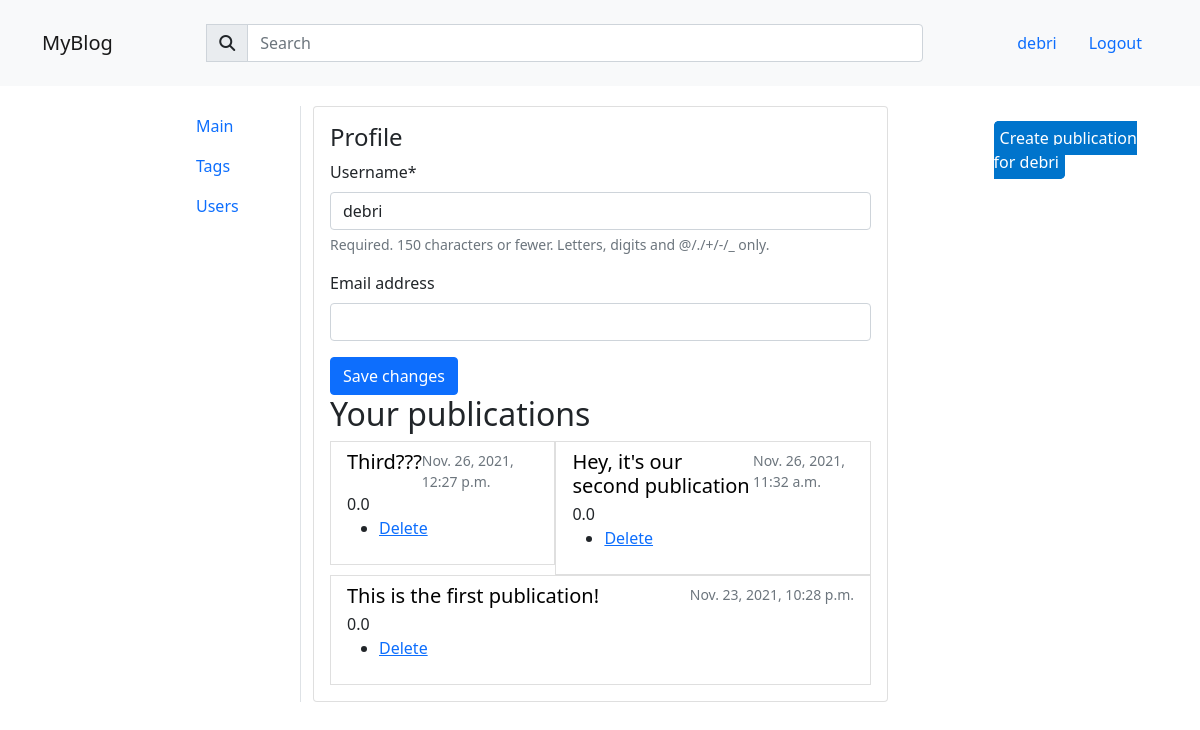
The page /account_default/admin_profile_access/1 (signed in) on the database as committed earlier.
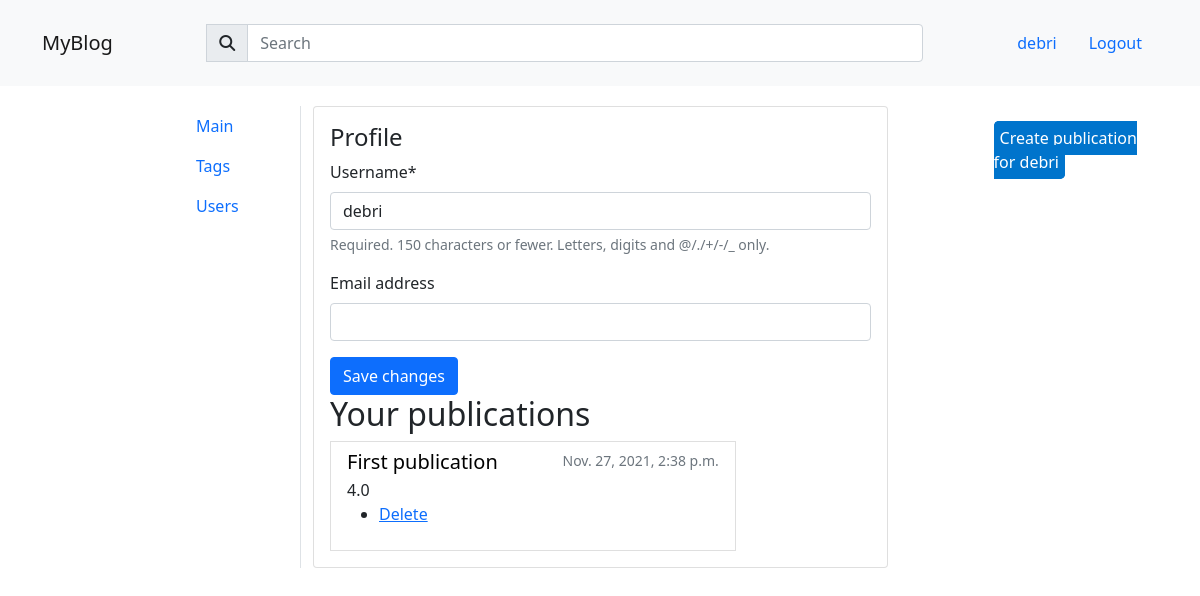
The same page on the database as committed later.
### home/models.py (models this page shows, shortened)
class Publication(models.Model):
    title = models.CharField(max_length=256)
    group = models.ForeignKey(Group, on_delete=models.PROTECT)
    content = RichTextField(null=True, blank=True,)
    author = models.ForeignKey(User, on_delete=models.PROTECT, default='creator', related_name='my_publications')
    slug = models.SlugField(max_length=150, unique=True)
    published = models.DateTimeField(auto_now_add=True, db_index=True)
    rating = models.FloatField(default=0)
    tags = models.ManyToManyField(Tag, blank=True, related_name='publications')
    liked = models.IntegerField(default=0)
    class Meta:
        ordering = ['-published']

### account_default/views.py (the view)
# urls.py: path('admin_profile_access/<int:uid>', admin_profile_access, name='admin_profile_access'),
def admin_profile_access(request, uid):
    user = User.objects.get(id=uid)
    publications = Publication.objects.filter(author=user)
    form, message = profile_access(request, user)
    return render(request, 'registration/admin_profile.html', context={'profile_user': user,
                                                                       'form': form,
                                                                       'message': message,
                                                                       'publications': publications
                                                                       })

### account_default/forms.py
class UserEditForm(forms.ModelForm):
    class Meta:
        model = User
        fields = ('username', 'email')

### account_default/views.py (called while the page is built)
def profile_access(request, user):
    message = ''
    if request.method == "POST":
        form = UserEditForm(request.POST, instance=user)
        if form.is_valid():
            form.save(commit=True)
            message = 'Your profile has been changed'
    form = UserEditForm()
    form['username'].initial = user.username
    form['email'].initial = user.email
    return form, message

### templates/registration/admin_profile.html (shortened to what this page needs)
{% extends 'base.html' %}
{% load crispy_forms_tags %}
{% block content %}
{% if user.is_superuser %}
<div class="card">
    <div class="card-body">
        <h4 class="card-title">Profile</h4>
        <form method="post">
            {{ form|crispy }}
            <button class="btn btn-primary" type="submit">Save changes</button>
        </form>
        <h2>Your publications</h2>
        <div class="d-flex flex-row">
            <div class="pages w-75">
                {% for publication in publications %}
                <div class="list-group-item list-group-item-action">
                    <div class="d-flex w-100 justify-content-between">
                        <a href="{% url 'publication' publication.id %}" style="text-decoration:none">
                            <h5 class="mb-1" style="color: black">{{ publication.title }}</h5>
                        </a>
                        <small class="text-muted">{{ publication.published }}</small>
                    </div>
                    <div class="d-flex">
                        <div>
                            {{ publication.rating }}
                        </div>
                    </div>
                    <div class="options">
                        <ul>
                            <li>
                                <a href="{% url 'delete' publication.id %}">Delete</a>
                            </li>
                        </ul>
                    </div>
                </div>
            </div>
            {% endfor %}
        </div>
    </div>
</div>
{% endif %}
{% endblock content %}
{% block button %}
<a href="{% url 'create_user_publication' profile_user.id %}">Create publication for {{ profile_user.username }}</a>
{% endblock button %}

Rows that differ between the two databases and show on the page:
removed Publication: title "Third???", published "Nov. 26, 2021, 12:27 p.m.", rating "0.0"
removed Publication: title "Hey, it's our second publication", published "Nov. 26, 2021, 11:32 a.m.", rating "0.0"
removed Publication: title "This is the first publication!", published "Nov. 23, 2021, 10:28 p.m.", rating "0.0"
added Publication: title "First publication", published "Nov. 27, 2021, 2:38 p.m.", rating "4.0"
